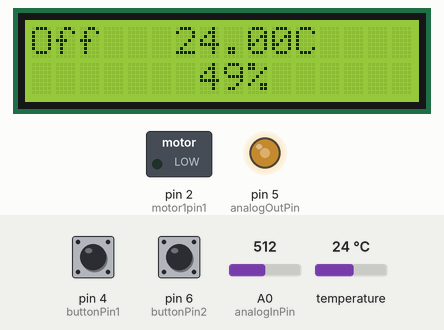
The sketch below on a simulated Arduino Uno, built with avr-gcc and run on an emulated ATmega328P. On the bench: 16×2 character LCD, switched loads named in the sketch (green lamp = pin HIGH), output pins drawn as LEDs (lit = HIGH). Inputs (shaded band) come from the test bench; at power-on: pin 4 (buttonPin1) LOW, A0 (analogInPin) = 512, pin 6 (buttonPin2) LOW, temperature 24 °C.

Above: at 2.0 s.
2.1 s: pin 4 (buttonPin1) pulled HIGH for 0.15 s
At 3.3 s:
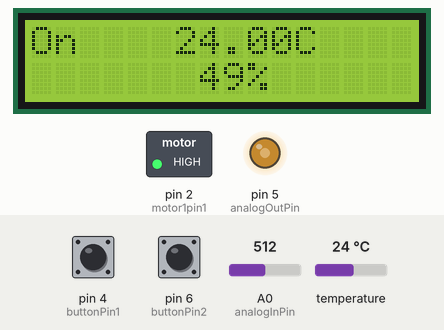
3.7 s: A0 (analogInPin) set to 716
At 4.5 s:
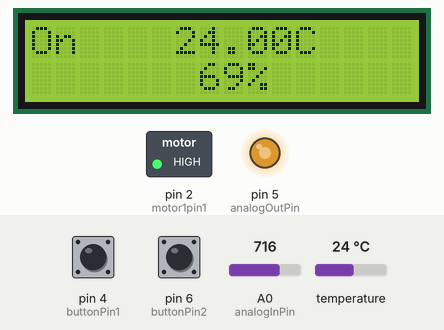
5.2 s: pin 6 (buttonPin2) pulled HIGH for 0.15 s
At 5.8 s:
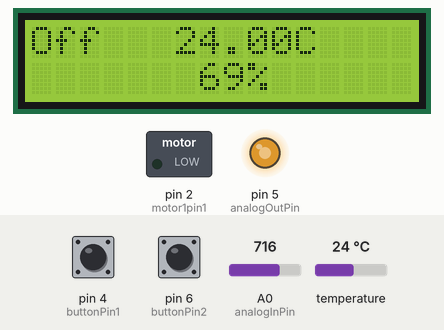
6.8 s: A0 (analogInPin) set to 900
At 8.0 s:
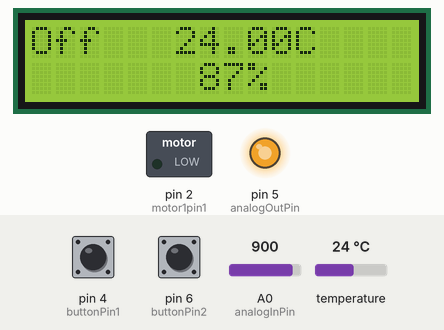
8.3 s: pin 4 (buttonPin1) pulled HIGH for 1 s
At 9.3 s:
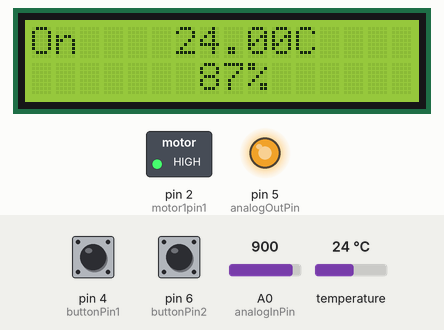
10.8 s: A0 (analogInPin) set to 122
At 12.2 s:
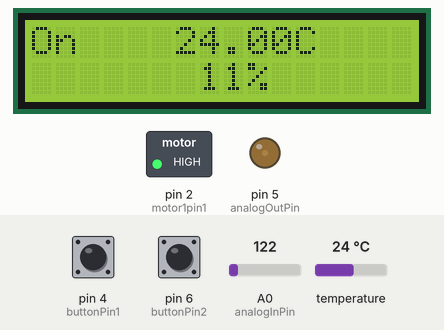
Timing chart, 0 to 13.3 s (numbered marks = the images above; inputs shaded):
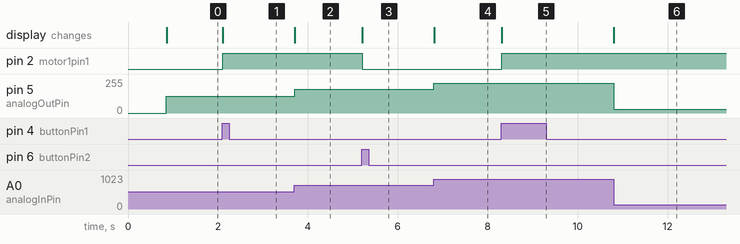

Measured:
- after the input at 2.1 s, pin 2 (motor1pin1): LOW → HIGH at once; the display: changes at once (image 1)
- after the input at 3.7 s, pin 5 (analogOutPin): 127/255 → 178/255 at once; the display: changes at once (image 2)
- after the input at 5.2 s, pin 2 (motor1pin1): HIGH → LOW at once; the display: changes at once (image 3)
- after the input at 6.8 s, pin 5 (analogOutPin): 178/255 → 224/255 at once; the display: changes at once (image 4)
- after the input at 8.3 s, pin 2 (motor1pin1): LOW → HIGH at once; the display: changes at once (image 5)
- after the input at 10.8 s, pin 5 (analogOutPin): 224/255 → 30/255 at once; the display: changes at once (image 6)

The sketch:

pumpcontrol.ino
```cpp
#include <LiquidCrystal_I2C.h>
#include <OneWire.h>
#include <DallasTemperature.h>

// Data wire is plugged into pin 3 on the Arduino
#define ONE_WIRE_BUS 3

// Setup a oneWire instance to communicate with any OneWire devices
OneWire oneWire(ONE_WIRE_BUS);

// Pass our oneWire reference to Dallas Temperature.
DallasTemperature sensors(&oneWire);

LiquidCrystal_I2C lcd(0x27, 16, 2);
const int buttonPin1 = 4; // Starts pump flow
const int buttonPin2 = 6; // Stops pump flow
// Establish pins for motor driver
const int motor1pin1 = 2;
// Establish pin used for user to control pump speed
const int analogInPin = A0;
// Establish output pin of user's pump speed input
const int analogOutPin = 5;
// Initialize values from user input
int sensorValue;
int outputValue;
int voltpercent;
// Initialize button states
int buttonState1 = 0;
int buttonState2 = 0;
int lastButtonState1 = 0;
int lastButtonState2 = 0;

void setup() {

  //Start up the library
  sensors.begin();
  sensors.requestTemperatures(); //Send the command to get temperature readings

  pinMode(motor1pin1, OUTPUT);
  pinMode(analogOutPin, OUTPUT);
  pinMode(buttonPin1, INPUT);
  pinMode(buttonPin2, INPUT);

  sensorValue = 0;
  outputValue = 0;
  voltpercent = 0;

  //Initializing lcd
  lcd.init();
  lcd.backlight();
  Serial.begin(9600);
  lcd.setCursor(0, 0);
  lcd.print("Off");
  lcd.setCursor(6, 0);
  lcd.print(sensors.getTempCByIndex(0));
  lcd.setCursor(11, 0);
  lcd.print("C");
}

void loop() {
  sensorValue = analogRead(analogInPin); // Reads voltage from output of potentiometer
  outputValue = map(sensorValue, 0, 1023, 0, 255); // Maps range of potentiometer to range of possible motor speeds
  voltpercent = map(outputValue, 0, 255, 0, 100); // Maps range of speeds to a percentage value to be printed for user feedback
  //Controlling speed (0 = off and 255 = max speed):
  analogWrite(analogOutPin, outputValue); //ENA pin

  // Read the states of all the buttons
  buttonState1 = digitalRead(buttonPin1);
  buttonState2 = digitalRead(buttonPin2);

  // Update the speed percent value displayed
  lcd.setCursor(6, 1);
  if (voltpercent == 100) {
    lcd.print(voltpercent);
    lcd.print("%");
  }
  else if (voltpercent < 100 && voltpercent >= 10) {
    lcd.print(" ");
    lcd.print(voltpercent);
    lcd.print("%");
  }
  else if (voltpercent < 10) {
    lcd.print("  ");
    lcd.print(voltpercent);
    lcd.print("%");
  }

  // The next if statements determine if each button has been pressed
  // button1: Sets motor1pin1 to high which starts pump flow
  if (buttonState1 != lastButtonState1) {
    if (buttonState1 == HIGH) {
      digitalWrite(motor1pin1, HIGH);
      // Displays pump state "On"
      lcd.setCursor(0, 0);
      lcd.print("On ");
    }
  }
  // button2: Sets motor1pin1 to low which turns pump off
  if (buttonState2 != lastButtonState2) {
    if (buttonState2 == HIGH) {
      digitalWrite(motor1pin1, LOW);
      // Displays pump state "Off"
      lcd.setCursor(0, 0);
      lcd.print("Off");
      sensors.requestTemperatures();
      lcd.setCursor(6, 0);
      lcd.print(sensors.getTempCByIndex(0));
      lcd.setCursor(11, 0);
      lcd.print("C");
    }
  }
  // Update button states
  lastButtonState1 = buttonState1;
  lastButtonState2 = buttonState2;

}
```
